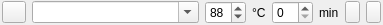
<?xml version="1.0" encoding="UTF-8"?>
<ui version="4.0">
 <class>Rastwidget</class>
 <widget class="QWidget" name="Rastwidget">
  <property name="geometry">
   <rect>
    <x>0</x>
    <y>0</y>
    <width>383</width>
    <height>25</height>
   </rect>
  </property>
  <layout class="QHBoxLayout" name="horizontalLayout">
   <property name="spacing">
    <number>6</number>
   </property>
   <property name="leftMargin">
    <number>2</number>
   </property>
   <property name="topMargin">
    <number>0</number>
   </property>
   <property name="rightMargin">
    <number>2</number>
   </property>
   <property name="bottomMargin">
    <number>0</number>
   </property>
   <item>
    <widget class="QPushButton" name="pushButton_close">
     <property name="minimumSize">
      <size>
       <width>24</width>
       <height>22</height>
      </size>
     </property>
     <property name="maximumSize">
      <size>
       <width>24</width>
       <height>22</height>
      </size>
     </property>
     <property name="text">
      <string/>
     </property>
     <property name="icon">
      <iconset resource="../res/grafiken.qrc">
       <normaloff>:/ewz/close_button.svg</normaloff>:/ewz/close_button.svg</iconset>
     </property>
     <property name="iconSize">
      <size>
       <width>25</width>
       <height>16</height>
      </size>
     </property>
    </widget>
   </item>
   <item>
    <widget class="MyComboBox" name="comboBox_Rast">
     <property name="sizePolicy">
      <sizepolicy hsizetype="Expanding" vsizetype="Fixed">
       <horstretch>0</horstretch>
       <verstretch>0</verstretch>
      </sizepolicy>
     </property>
     <property name="minimumSize">
      <size>
       <width>150</width>
       <height>0</height>
      </size>
     </property>
     <property name="focusPolicy">
      <enum>Qt::StrongFocus</enum>
     </property>
     <property name="editable">
      <bool>true</bool>
     </property>
    </widget>
   </item>
   <item>
    <widget class="MySpinBox" name="spinBox_RastTemp">
     <property name="maximumSize">
      <size>
       <width>47</width>
       <height>16777215</height>
      </size>
     </property>
     <property name="focusPolicy">
      <enum>Qt::StrongFocus</enum>
     </property>
     <property name="value">
      <number>88</number>
     </property>
    </widget>
   </item>
   <item>
    <widget class="QLabel" name="label">
     <property name="text">
      <string>°C</string>
     </property>
    </widget>
   </item>
   <item>
    <widget class="MySpinBox" name="spinBox_RastDauer">
     <property name="focusPolicy">
      <enum>Qt::StrongFocus</enum>
     </property>
    </widget>
   </item>
   <item>
    <widget class="QLabel" name="label_2">
     <property name="text">
      <string>min</string>
     </property>
    </widget>
   </item>
   <item>
    <widget class="QPushButton" name="pushButton_NachUnten">
     <property name="minimumSize">
      <size>
       <width>15</width>
       <height>0</height>
      </size>
     </property>
     <property name="maximumSize">
      <size>
       <width>15</width>
       <height>16777215</height>
      </size>
     </property>
     <property name="icon">
      <iconset resource="../res/grafiken.qrc">
       <normaloff>:/global/dreieck_unten.svg</normaloff>:/global/dreieck_unten.svg</iconset>
     </property>
     <property name="iconSize">
      <size>
       <width>7</width>
       <height>7</height>
      </size>
     </property>
    </widget>
   </item>
   <item>
    <widget class="QPushButton" name="pushButton_NachOben">
     <property name="minimumSize">
      <size>
       <width>15</width>
       <height>0</height>
      </size>
     </property>
     <property name="maximumSize">
      <size>
       <width>15</width>
       <height>16777215</height>
      </size>
     </property>
     <property name="icon">
      <iconset resource="../res/grafiken.qrc">
       <normaloff>:/global/dreieck_oben.svg</normaloff>:/global/dreieck_oben.svg</iconset>
     </property>
     <property name="iconSize">
      <size>
       <width>7</width>
       <height>7</height>
      </size>
     </property>
    </widget>
   </item>
  </layout>
 </widget>
 <customwidgets>
  <customwidget>
   <class>MyComboBox</class>
   <extends>QComboBox</extends>
   <header>./src/mycombobox.h</header>
  </customwidget>
  <customwidget>
   <class>MySpinBox</class>
   <extends>QSpinBox</extends>
   <header>./src/myspinbox.h</header>
  </customwidget>
 </customwidgets>
 <resources>
  <include location="../res/grafiken.qrc"/>
 </resources>
 <connections/>
</ui>
